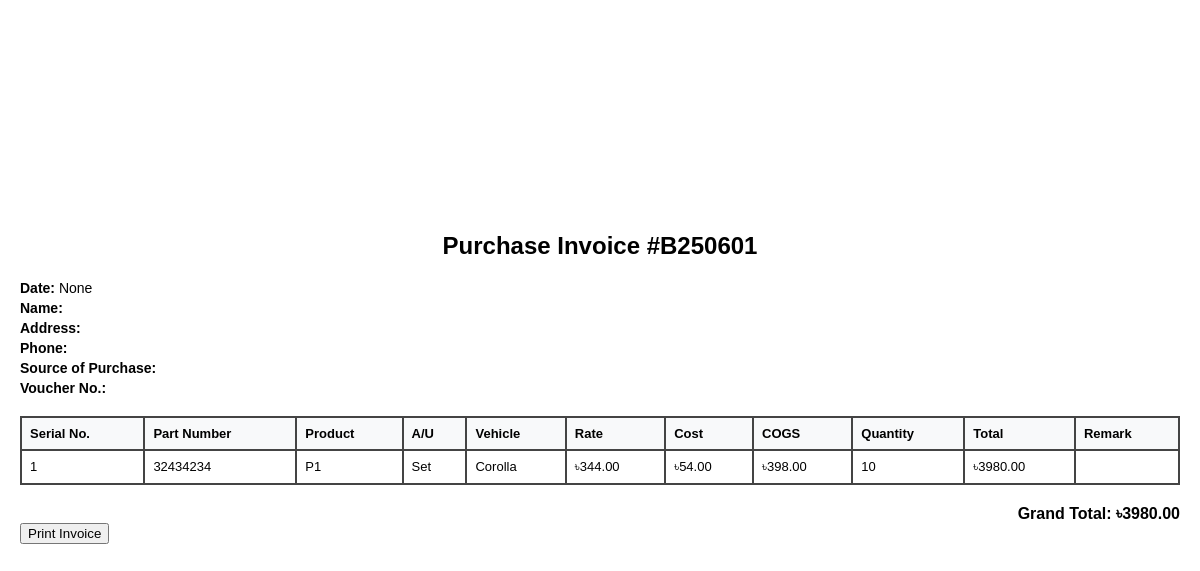
The page /purchase/invoice/print/1/ on the database as committed earlier.
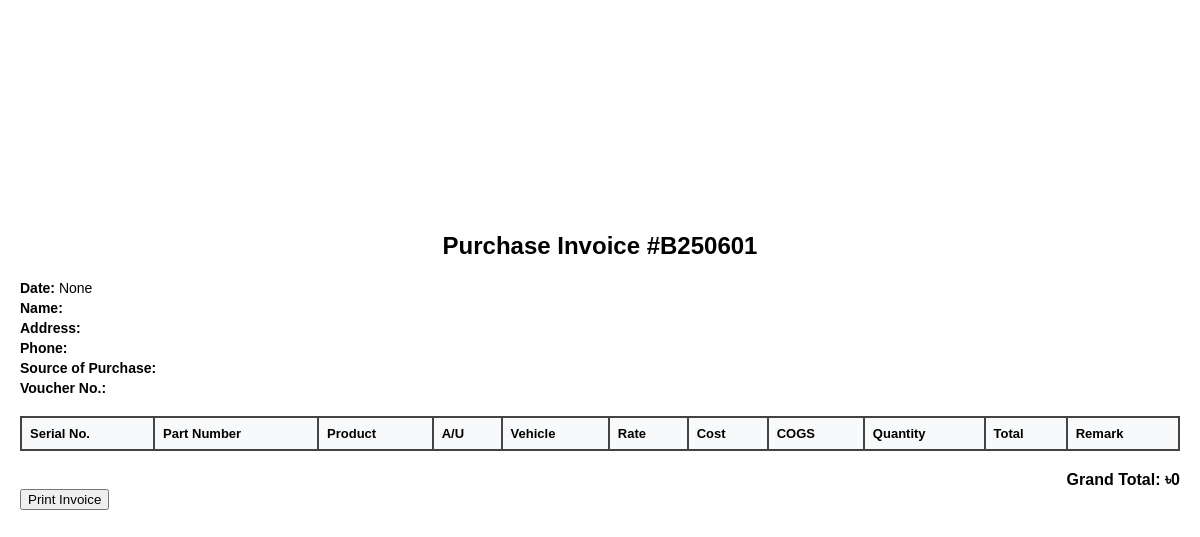
The same page on the database as committed later.
### inventory/models.py (models this page shows, shortened)
class PurchaseItem(models.Model):
    invoice = models.ForeignKey(PurchaseInvoice, on_delete=models.CASCADE)
    product = models.ForeignKey(Product, on_delete=models.CASCADE)
    rate = models.DecimalField(max_digits=10, decimal_places=2)
    cost = models.DecimalField(max_digits=10, decimal_places=2)
    quantity = models.PositiveIntegerField()
    received = models.BooleanField(default=False)  # Track if item is received
    remark = models.TextField(null=True, blank=True)
    @property
    def chs(self):
        return self.rate + self.cost
    @property
    def total(self):
        return self.chs * self.quantity

class Product(models.Model):
    name = models.CharField(max_length=100)
    part_number = models.CharField(max_length=100, unique=True)
    au = models.BooleanField(default=False)  # A/U: Boolean Yes/No
    vehicle = models.CharField(max_length=100, blank=True)  # Vehicle field (optional)

### inventory/views.py (the view)
# urls.py: path('purchase/invoice/print/<int:invoice_id>/', views.purchase_invoice_print_view, name='purchase_invoice_print'),
def purchase_invoice_print_view(request, invoice_id):
    invoice = get_object_or_404(PurchaseInvoice, id=invoice_id)
    items = invoice.purchaseitem_set.all()
    total = sum(item.total for item in items)
    return render(request, 'inventory/purchase_invoice_print.html', {
        'invoice': invoice,
        'items': items,
        'total': total
    })

### inventory/templates/inventory/purchase_invoice_print.html (shortened to what this page needs)
<!DOCTYPE html>
<html lang="en">
<head>
</head>
<body>
  <div class=""><br><br><br><br><br><br><br><br><br><br><br><br>
    <h2>Purchase Invoice #{{ invoice.invoice_number }}</h2>
    <div class="invoice-details">
      <p><strong>Date:</strong> {{ invoice.date }}</p>
      <p><strong>Name:</strong> {{ invoice.name }}</p>
      <p><strong>Address:</strong> {{ invoice.address }}</p>
      <p><strong>Phone:</strong> {{ invoice.phone }}</p>
      <p><strong>Source of Purchase:</strong> {{ invoice.source_of_purchase }}</p>
      <p><strong>Voucher No.:</strong> {{ invoice.voucher_no }}</p>
    </div>
    <table>
      <thead>
        <tr>
          <th>Serial No.</th>
          <th>Part Number</th>
          <th>Product</th>
          <th>A/U</th>
          <th>Vehicle</th>
          <th>Rate</th>
          <th>Cost</th>
          <th>COGS</th>
          <th>Quantity</th>
          <th>Total</th>
          <th>Remark</th>
        </tr>
      </thead>
      <tbody>
        {% for item in items %}
        <tr>
          <td>{{ forloop.counter }}</td>
          <td>{{ item.product.part_number }}</td>
          <td>{{ item.product.name }}</td>
          <td>{% if item.product.au %}Set{% else %}No{% endif %}</td>
          <td>{{ item.product.vehicle }}</td>
          <td>৳{{ item.rate }}</td>
          <td>৳{{ item.cost }}</td>
          <td>৳{{ item.chs }}</td>
          <td>{{ item.quantity }}</td>
          <td>৳{{ item.total }}</td>
          <td>{{ item.remark }}</td>
        </tr>
        {% endfor %}
      </tbody>
    </table>
    <div class="grand-total">
      <strong>Grand Total: ৳{{ total }}</strong>
    </div>
    <button onclick="window.print()" class="btn btn-primary">Print Invoice</button>
  </div>
</body>
</html>

Rows that differ between the two databases and show on the page:
removed PurchaseItem: product.part_number "32434234", product.name "P1", shows "Set", product.vehicle "Corolla", rate "344.00", cost "54.00", chs "398.00", quantity "10", total "3980.00"
Other text that changed with them:
{{ total }}: "3980.00" → "0"
